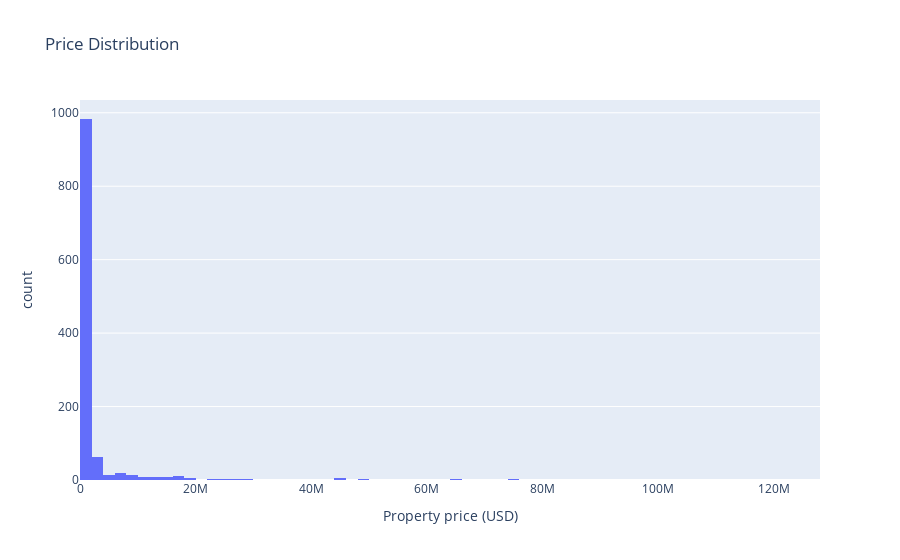

The cell this chart's notebook holds for it:
### Markdown cell above
#### Remove Outliers

### Code cell
# plot the distribution of the target variable by plotly
import plotly.express as px
fig = px.histogram(sale_df, x="Property price (USD)", nbins=100, title='Price Distribution')
fig.show()

### Figure 1 — Plotly figure (JSON) as saved in the notebook; plotly's stock layout.template omitted (floating-point values rounded to 4 significant figures; data arrays with more than 128 entries replaced by an {"elided": "..."} marker saying what was removed)
{"data": [{"alignmentgroup": "True", "bingroup": "x", "hovertemplate": "Property price (USD)=%{x}<br>count=%{y}<extra></extra>", "legendgroup": "", "marker": {"color": "#636efa", "pattern": {"shape": ""}}, "name": "", "nbinsx": 100, "offsetgroup": "", "orientation": "v", "showlegend": false, "type": "histogram", "x": {"elided": "1165 int values"}, "xaxis": "x", "yaxis": "y"}], "layout": {"barmode": "relative", "legend": {"tracegroupgap": 0}, "title": {"text": "Price Distribution"}, "xaxis": {"anchor": "y", "domain": [0, 1], "title": {"text": "Property price (USD)"}}, "yaxis": {"anchor": "x", "domain": [0, 1], "title": {"text": "count"}}}}
